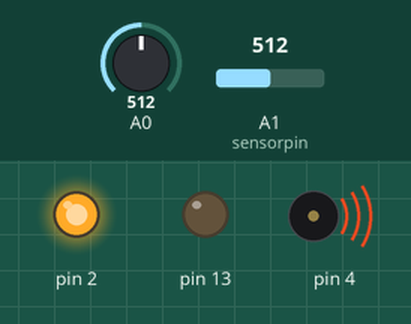
Simulated run of this sketch. Board: Arduino Uno, built with avr-gcc and run on an emulated ATmega328P. On the bench: output pins drawn as LEDs (lit = HIGH), buzzer (waves = sounding). Inputs (shaded band) come from the test bench; at power-on: A0 = 512, A1 (sensorpin) = 512. What the sketch prints to the serial monitor is not drawn.

Above: at 1.8 s.
1.9 s: A0 set to 191
6.0 s: A0 set to 168
At 7.3 s:
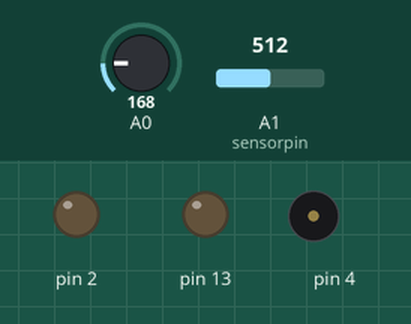
7.9 s: A0 set to 306
At 8.7 s:
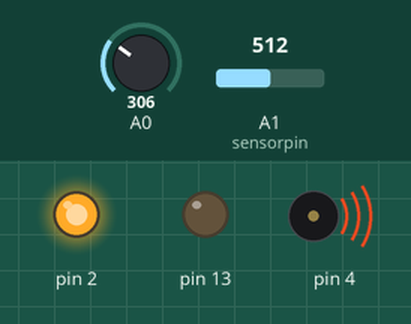
Timing chart, 0 to 10.9 s (numbered marks = the images above; inputs shaded):
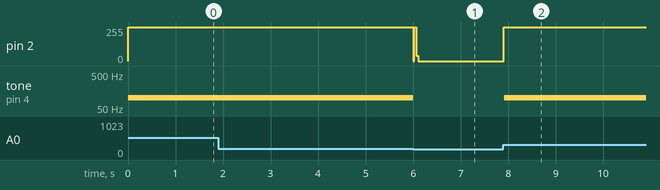

Measured:
- the behaviour switches between 184 and 183 on A0 (found by bisection; images 0 and 1)
- after the input at 6.0 s, pin 2: 255/255 → 0/255 at once; tone on pin 4: 100 Hz → silent at once
- after the input at 7.9 s, pin 2: 0/255 → 255/255 at once; tone on pin 4: silent → 100 Hz at once

The sketch:

code.ino
```cpp
int baselinetemp = 0;
int celsius = 0;
int sensorpin = A1;
int sensorvalue;
void setup()
{
  pinMode(2, OUTPUT);
  pinMode(A0, INPUT);
  Serial.begin(9600);
  pinMode(4, OUTPUT);
  Serial.begin(9600);
  pinMode(13, OUTPUT);

}

void loop()
{

  sensorvalue = analogRead(sensorpin);
  Serial.println("Analog Value : ");
  Serial.println(sensorvalue);

  baselinetemp = 40;
  digitalWrite(2, HIGH);
  celsius = map(((analogRead(A0) - 20) * 3.04), 0, 1023, -40, 125);
  Serial.print(celsius);
  Serial.print(" C, ");

  if (celsius < baselinetemp) {
    digitalWrite(2, LOW);
  }else{
  digitalWrite(2, HIGH);
  tone(4, 100, 1000); // Send 100 Hz sound signal
  delay(1000);
  }

}
```
